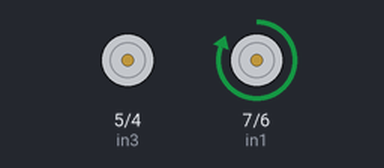
The sketch below on a simulated Arduino Uno, built with avr-gcc and run on an emulated ATmega328P. Parts: motor-driver pin pairs drawn as motors (green arrow = first pin HIGH = forward, orange = second pin HIGH = backward, longer = more drive).

Above: at 0.5 s.
At 1.5 s:
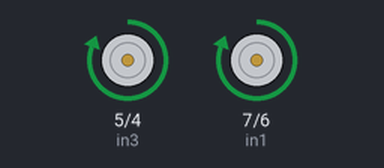
At 3.2 s:
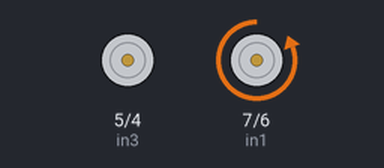
At 4.7 s:
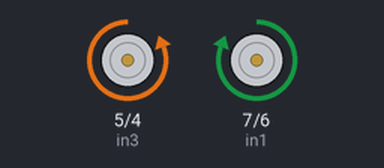
Timing chart, 0 to 5.2 s (numbered marks = the images above):
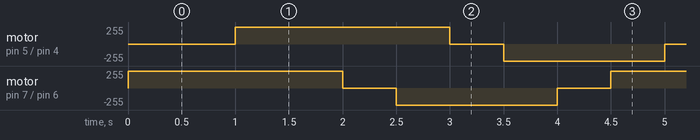

Measured:
- by itself, motor on pin 5 (in3) / pin 4 (in4), motor on pin 7 (in1) / pin 6 (in2): repeats every 4.0 s: stopped 0.50 s, backward 255/255 1.5 s, stopped 0.50 s, forward 255/255 1.5 s

The sketch:

motordriver.ino
```cpp
int in1 = 7;
int in2 = 6;
int in3 = 5;
int in4 = 4;
void setup() {
  pinMode(in1,OUTPUT);
  pinMode(in2,OUTPUT);
  pinMode(in3,OUTPUT);
  pinMode(in4,OUTPUT);
  // put your setup code here, to run once:
  }

void loop() {
  // put your main code here, to run repeatedly:
  digitalWrite(in1,HIGH);
  delay(500);
  digitalWrite(in2,LOW);
  delay(500);
  digitalWrite(in3,HIGH);
  delay(500);
  digitalWrite(in4,LOW);
  delay(500);

  digitalWrite(in1,LOW);
  delay(500);
  digitalWrite(in2,HIGH);
  delay(500);
  digitalWrite(in3,LOW);
  delay(500);
  digitalWrite(in4,HIGH);
  delay(500);
}
```
